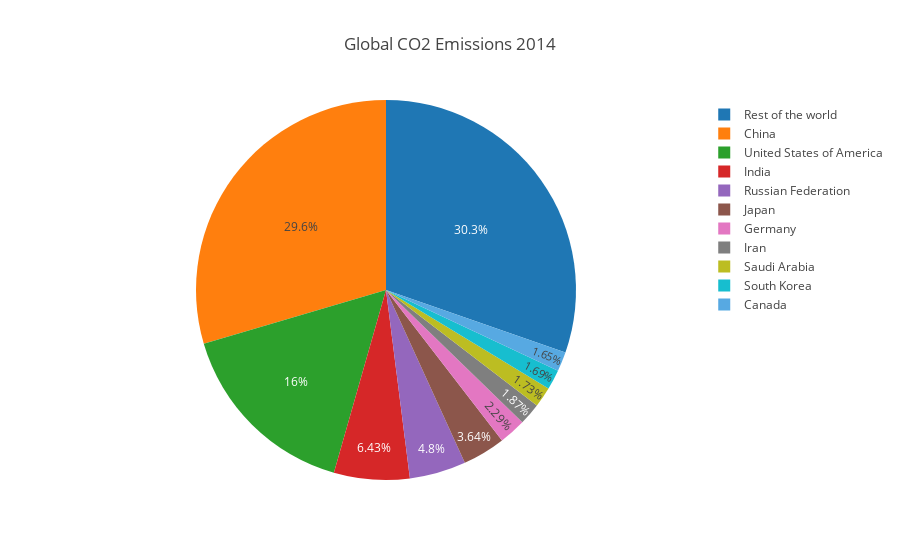

The cell this chart's notebook holds for it:
### Markdown cell above
Next we want to focus at the countries with highest emissions. The plot below shows the top ten contributing countries and percentage they each contribute individually. The hovering feature shows the name of the country and the corresponding percentage.

### Code cell
def percentage_country(emission_country):
    return (emission_country/world_emission_2014)*100
    

data = sorted_2014.loc[[2014],:].values[10:]
df_index = np.arange(0,sorted_2014.loc[[2014],:].values.size).tolist()
CO_2_emissions_2014 = pd.DataFrame({'emissions': sorted_2014.loc[[2014],:].values[0,:],
                                    'countries':sorted_2014.columns.tolist()
                                   }, 
                                   index = df_index)

CO_2_emissions_2014['percentage_country'] = CO_2_emissions_2014['emissions'].apply(percentage_country)

top_ten_percentage = CO_2_emissions_2014['percentage_country'][0:10].values.tolist()
top_ten_percentage.append((sorted_2014.loc[[2014],:].values[0,10:].sum()/world_emission_2014)*100)
top_ten_countries = CO_2_emissions_2014['countries'][0:10].values.tolist()
top_ten_countries.append('Rest of the world')


fig = {
    'data': [
        {
            'values': top_ten_percentage,
            'labels': top_ten_countries,
            'text':'CO2',
            'textposition':'inside',
            'type': 'pie',
            'name': 'CO2 Emissions',
            'hoverinfo':'label+percent+name'
        }
    ],
    'layout':{
        'title':'Global CO2 Emissions 2014'
        
    }
}


plotly.offline.iplot(fig)

### Figure 1 — Plotly figure (JSON) as saved in the notebook; plotly's stock layout.template omitted (floating-point values rounded to 4 significant figures)
{"data": [{"hoverinfo": "label+percent+name", "labels": ["China", "United States of America", "India", "Russian Federation", "Japan", "Germany", "Iran", "Saudi Arabia", "South Korea", "Canada", "Rest of the world"], "name": "CO2 Emissions", "text": "CO2", "textposition": "inside", "type": "pie", "values": [29.57, 16.0, 6.432, 4.801, 3.642, 2.286, 1.866, 1.727, 1.687, 1.647, 30.33]}], "layout": {"title": "Global CO2 Emissions 2014"}}
